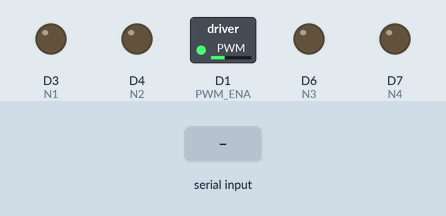
Recording of a sketch running on a simulated ESP8266 (Wemos D1 mini). Shown: switched loads named in the sketch (green lamp = pin HIGH), output pins drawn as LEDs (lit = HIGH). Inputs (shaded band) come from the test bench. What the sketch prints to the serial monitor is not drawn.

Above: at 1.2 s.
1.3 s: "U" received over Serial
At 2.5 s:
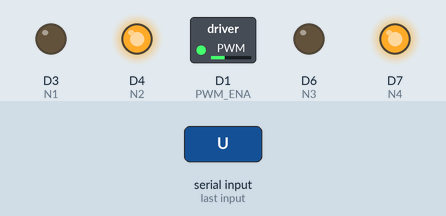
2.8 s: "D" received over Serial
At 3.9 s:
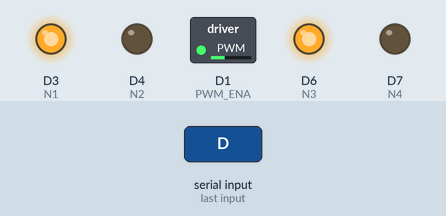
4.3 s: "L" received over Serial
At 5.0 s:
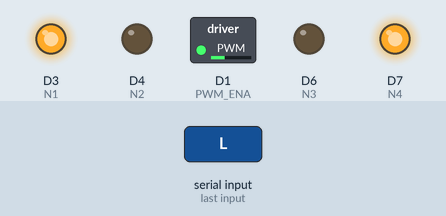
5.8 s: "R" received over Serial
At 6.2 s:
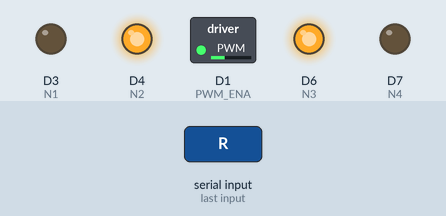
Timing chart, 0 to 8.3 s (numbered marks = the images above; inputs shaded):
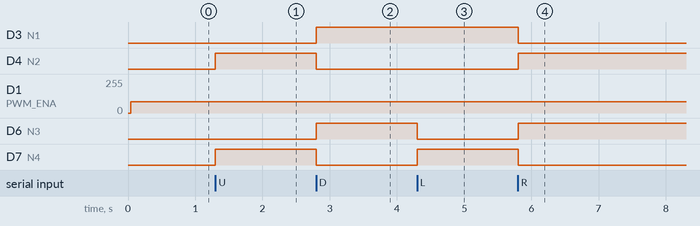

Measured:
- after the input at 1.3 s, D4 (N2), D7 (N4): LOW → HIGH at once
- after the input at 2.8 s, D3 (N1), D6 (N3): LOW → HIGH at once; D4 (N2), D7 (N4): HIGH → LOW at once
- after the input at 4.3 s, D6 (N3): HIGH → LOW at once; D7 (N4): LOW → HIGH at once
- after the input at 5.8 s, D3 (N1), D7 (N4): HIGH → LOW at once; D4 (N2), D6 (N3): LOW → HIGH at once

The sketch:

arduinoWeMosL298N.ino
```cpp
const int N1 = D3;
const int N2 = D4;
const int N3 = D6;
const int N4 = D7;
const int PWM_ENA = D1;
const int PWM_ENB = D2;
void setup() {
  // put your setup code here, to run once:
  Serial.begin(9600);
  Serial.println("shhnihao");
  pinMode(N1, OUTPUT);
  pinMode(N2, OUTPUT);
  pinMode(N3, OUTPUT);
  pinMode(N4, OUTPUT);
  pinMode(PWM_ENA, OUTPUT);

}
void Forword()
{
  Serial.println("前进");
  digitalWrite(N1, LOW);
  digitalWrite(N2, HIGH);
  digitalWrite(N3, LOW);
  digitalWrite(N4, HIGH);
}
void Backword()
{
  Serial.println("后退");
  digitalWrite(N1, HIGH);
  digitalWrite(N2, LOW);
  digitalWrite(N3, HIGH);
  digitalWrite(N4, LOW);
}
void TurnLeft()
{
  Serial.println("左转");
  digitalWrite(N1, HIGH);
  digitalWrite(N2, LOW);
  digitalWrite(N3, LOW);
  digitalWrite(N4, HIGH);
}
void TurnRight()
{
  Serial.println("右转");
  digitalWrite(N1, LOW);
  digitalWrite(N2, HIGH);
  digitalWrite(N3, HIGH);
  digitalWrite(N4, LOW);
}
void Stop()
{
  Serial.println("停止");
  digitalWrite(N1, LOW);
  digitalWrite(N2, LOW);
  digitalWrite(N3, LOW);
  digitalWrite(N4, LOW);
}
void PWM_PLUS()
{
  const int rate = 700;
  digitalWrite(PWM_ENA, HIGH);
  delayMicroseconds(rate);
  digitalWrite(PWM_ENA, LOW);
  delayMicroseconds(1000 - rate);


  digitalWrite(PWM_ENB, HIGH);
  delayMicroseconds(rate);
  digitalWrite(PWM_ENB, LOW);
  delayMicroseconds(1000 - rate);
}
void loop() {
  // put your main code here, to run repeatedly:
  PWM_PLUS(); //调速函数，通过ENA输出PWM脉冲
  while (Serial.available() > 0)
  {
    char c = Serial.read();
    if (c == 'U')
    {
      Forword();
    }
    else if (c == 'D')
    {
      Backword();
    }
    else if (c == 'L')
    {
      TurnLeft();
    }
    else if (c == 'R')
    {
      TurnRight();
    }
    else if (c == 'S')
    {
      Stop();
    }
  }
}
```
